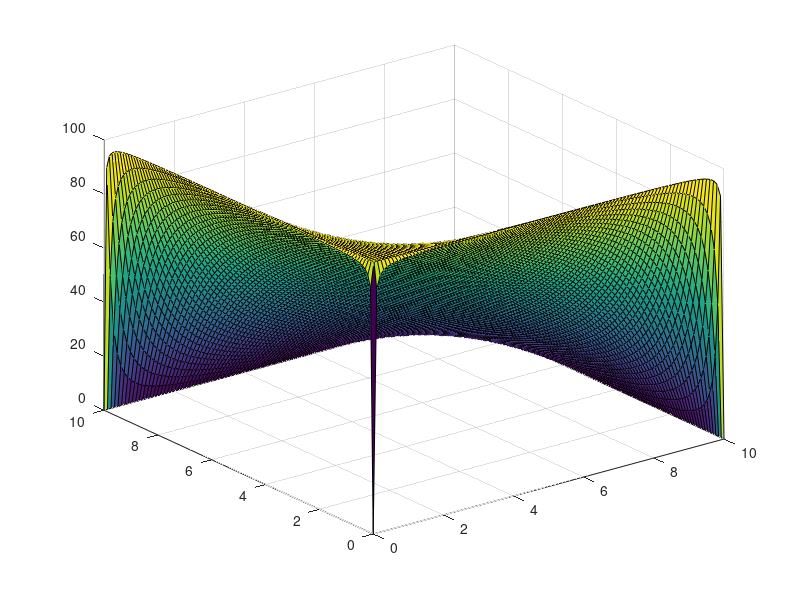

Write the MATLAB code that produced this figure.
[X,Y] = meshgrid(0:0.1:10);
Z = 0;
for k = 1:2:200
Z =Z + (400/(k*pi*sinh(k*pi)))*(sinh((k*pi/10)*(10-Y)).*sin(X*(k*pi/10))+sinh((k*pi/10)*(10-X)).*sin(Y*(k*pi/10)));
end
Z(51,51) % (5,5)
surf(X,Y,Z)